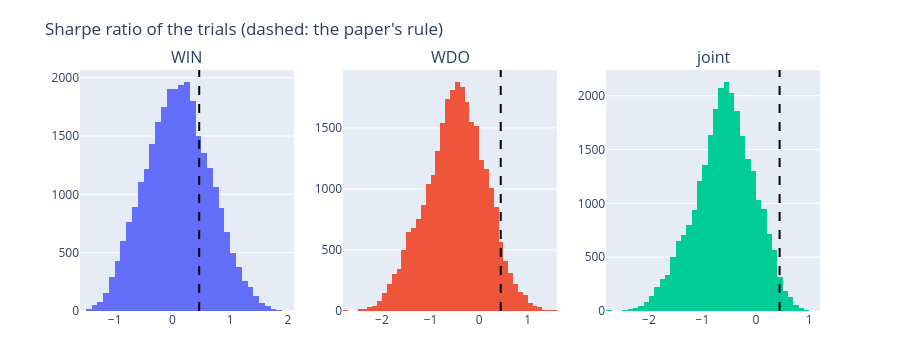

The code cell stored with this chart in its notebook:
### Markdown cell above
## 5. How the trials scored over the whole development period

Sharpe ratio of the daily net returns, costs included. `joint` is the worse of the two instruments' Sharpe ratios; a trial needs at least 300 round trips on each instrument it is scored on. The vertical line is the paper's rule.

### Code cell
rows = {}
for m in MODES:
    s = FULL[m]
    ok = s[np.isfinite(s)]
    rows[m] = {"trials ranked": len(ok), "share > 0": (ok > 0).mean() * 100, "median": np.median(ok), "95th percentile": np.percentile(ok, 95),
               "99th percentile": np.percentile(ok, 99), "best": ok.max(), "paper's rule": ref_table[m if m != "joint" else "joint"].iloc[0]}
display(pd.DataFrame(rows).T)
fig = make_subplots(rows=1, cols=3, subplot_titles=[f"{m}" for m in MODES])
for col, m in enumerate(MODES, start=1):
    s = FULL[m]
    fig.add_trace(go.Histogram(x=s[np.isfinite(s)], nbinsx=50, showlegend=False), row=1, col=col)
    fig.add_vline(x=float(ref_table[m].iloc[0]), line_dash="dash", line_color="black", row=1, col=col)
fig.update_layout(title="Sharpe ratio of the trials (dashed: the paper's rule)", height=340, margin=dict(t=70, b=20))
fig.show()

### Figure 1 — Plotly figure (JSON) as saved in the notebook; plotly's stock layout.template omitted (floating-point values rounded to 4 significant figures; data arrays with more than 128 entries replaced by an {"elided": "..."} marker saying what was removed)
{"data": [{"nbinsx": 50, "showlegend": false, "type": "histogram", "x": {"elided": "28226 float values"}, "xaxis": "x", "yaxis": "y"}, {"nbinsx": 50, "showlegend": false, "type": "histogram", "x": {"elided": "27927 float values"}, "xaxis": "x2", "yaxis": "y2"}, {"nbinsx": 50, "showlegend": false, "type": "histogram", "x": {"elided": "27265 float values"}, "xaxis": "x3", "yaxis": "y3"}], "layout": {"annotations": [{"font": {"size": 16}, "showarrow": false, "text": "WIN", "x": 0.1444, "xanchor": "center", "xref": "paper", "y": 1.0, "yanchor": "bottom", "yref": "paper"}, {"font": {"size": 16}, "showarrow": false, "text": "WDO", "x": 0.5, "xanchor": "center", "xref": "paper", "y": 1.0, "yanchor": "bottom", "yref": "paper"}, {"font": {"size": 16}, "showarrow": false, "text": "joint", "x": 0.8556, "xanchor": "center", "xref": "paper", "y": 1.0, "yanchor": "bottom", "yref": "paper"}], "height": 340, "margin": {"b": 20, "t": 70}, "shapes": [{"line": {"color": "black", "dash": "dash"}, "type": "line", "x0": 0.4633, "x1": 0.4633, "xref": "x", "y0": 0, "y1": 1, "yref": "y domain"}, {"line": {"color": "black", "dash": "dash"}, "type": "line", "x0": 0.4442, "x1": 0.4442, "xref": "x2", "y0": 0, "y1": 1, "yref": "y2 domain"}, {"line": {"color": "black", "dash": "dash"}, "type": "line", "x0": 0.4442, "x1": 0.4442, "xref": "x3", "y0": 0, "y1": 1, "yref": "y3 domain"}], "title": {"text": "Sharpe ratio of the trials (dashed: the paper's rule)"}, "xaxis": {"anchor": "y", "domain": [0.0, 0.2889]}, "xaxis2": {"anchor": "y2", "domain": [0.3556, 0.6444]}, "xaxis3": {"anchor": "y3", "domain": [0.7111, 1.0]}, "yaxis": {"anchor": "x", "domain": [0.0, 1.0]}, "yaxis2": {"anchor": "x2", "domain": [0.0, 1.0]}, "yaxis3": {"anchor": "x3", "domain": [0.0, 1.0]}}}
